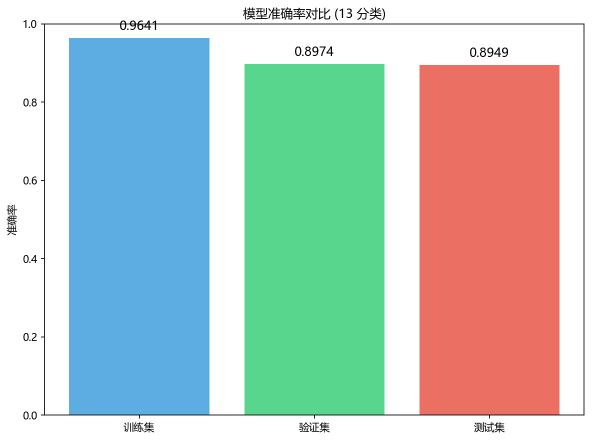
#> input picture codes/task5/logs/accuracy_comparison_13class.png, 1183 x 882 px (shown at 1/2 size)
$ python -i preprocess_merged.py   (imports and definitions only)
#> lines starting #> are read from the running program, lines starting #| are printed output that depends on the picture
# -*- coding: utf-8 -*-
"""
将 merged 中的原始图片预处理为统一 224x224 的正方形图像
保持宽高比、中心裁剪，无拉伸变形
"""

import os
from PIL import Image

BASE_DIR = r"D:\College\大三下\图像理解与机器视觉\Expe\codes\task5"
MERGED_DIR = os.path.join(BASE_DIR, "data", "merged")
PREPROCESSED_DIR = os.path.join(BASE_DIR, "data", "preprocessed")

TARGET_SIZE = 224
RESIZE_SHORT = 256

def preprocess_image(img_path, save_path):
    """对单张图片进行保持比例的缩放+中心裁剪，保存"""
#> called with img_path = '../logs/accuracy_comparison_13class.png', save_path = 'out.png'
    try:
        img = Image.open(img_path).convert('RGB')
    except Exception as e:
        print(f"  跳过损坏文件: {img_path}")
        return

    # 1. 保持宽高比，将短边缩放到 RESIZE_SHORT
    w, h = img.size
#> w = 1183; h = 882
    if w < h:
        new_w = RESIZE_SHORT
        new_h = int(h * RESIZE_SHORT / w)
    else:
        new_h = RESIZE_SHORT
        new_w = int(w * RESIZE_SHORT / h)
#> new_w = 343
    img = img.resize((new_w, new_h), Image.BILINEAR)
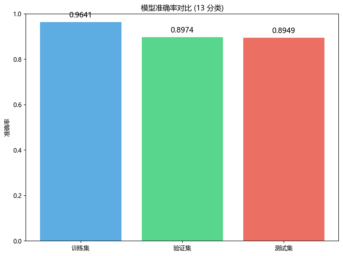
#> img: PIL image 343x256 RGB; mean R, G, B 183.9, 200.6, 195.4

    # 2. 中心裁剪 TARGET_SIZE x TARGET_SIZE
    left = (new_w - TARGET_SIZE) // 2
#> left = 59
    top = (new_h - TARGET_SIZE) // 2
    right = left + TARGET_SIZE
#> right = 283
    bottom = top + TARGET_SIZE
    img = img.crop((left, top, right, bottom))
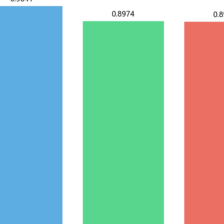
#> img: PIL image 224x224 RGB; mean R, G, B 152.7, 195.8, 184.4

    # 保存
    img.save(save_path)

def main():
    os.makedirs(PREPROCESSED_DIR, exist_ok=True)
    classes = [d for d in os.listdir(MERGED_DIR) if os.path.isdir(os.path.join(MERGED_DIR, d))]

    for cls in classes:
        src_cls = os.path.join(MERGED_DIR, cls)
        dst_cls = os.path.join(PREPROCESSED_DIR, cls)
        os.makedirs(dst_cls, exist_ok=True)

        images = [f for f in os.listdir(src_cls) if f.lower().endswith(('.jpg','.jpeg','.png'))]
        print(f"处理类别 {cls}: {len(images)} 张")

        for img_file in images:
            src_path = os.path.join(src_cls, img_file)
            dst_path = os.path.join(dst_cls, img_file)
            preprocess_image(src_path, dst_path)

    print("\n✅ 所有图片预处理完成！")
    print(f"预处理后图片保存至: {PREPROCESSED_DIR}")

# [2 lines not run here, left out]

>>> result = preprocess_image('../logs/accuracy_comparison_13class.png', 'out.png')
